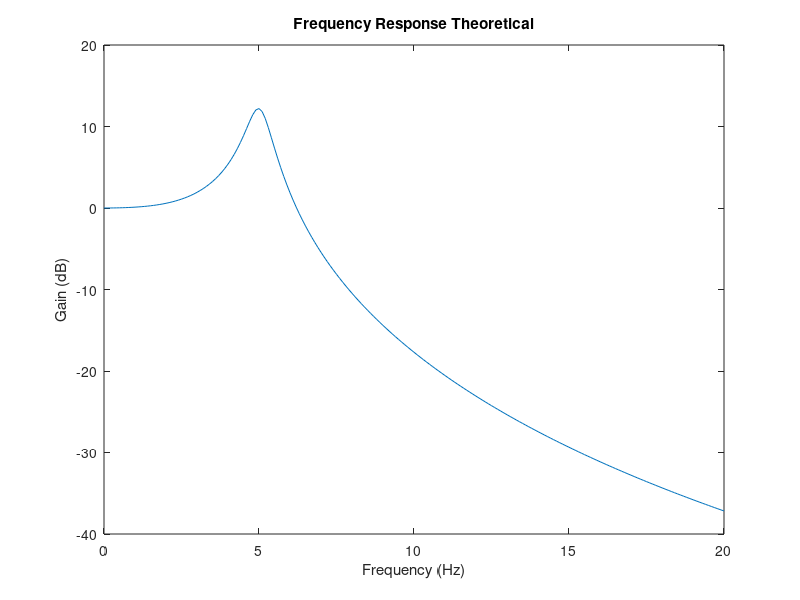

Write MATLAB code to recreate this figure.
f = (0:0.1:20);
D = [0.038 1.19 43 1000];
s = 1i*2*pi*f;
G = 1000./abs(polyval(D,s));
Gdb = 20*log10(G);
plot(f,Gdb);
xlabel("Frequency (Hz)");
ylabel("Gain (dB)");
title("Frequency Response Theoretical");
